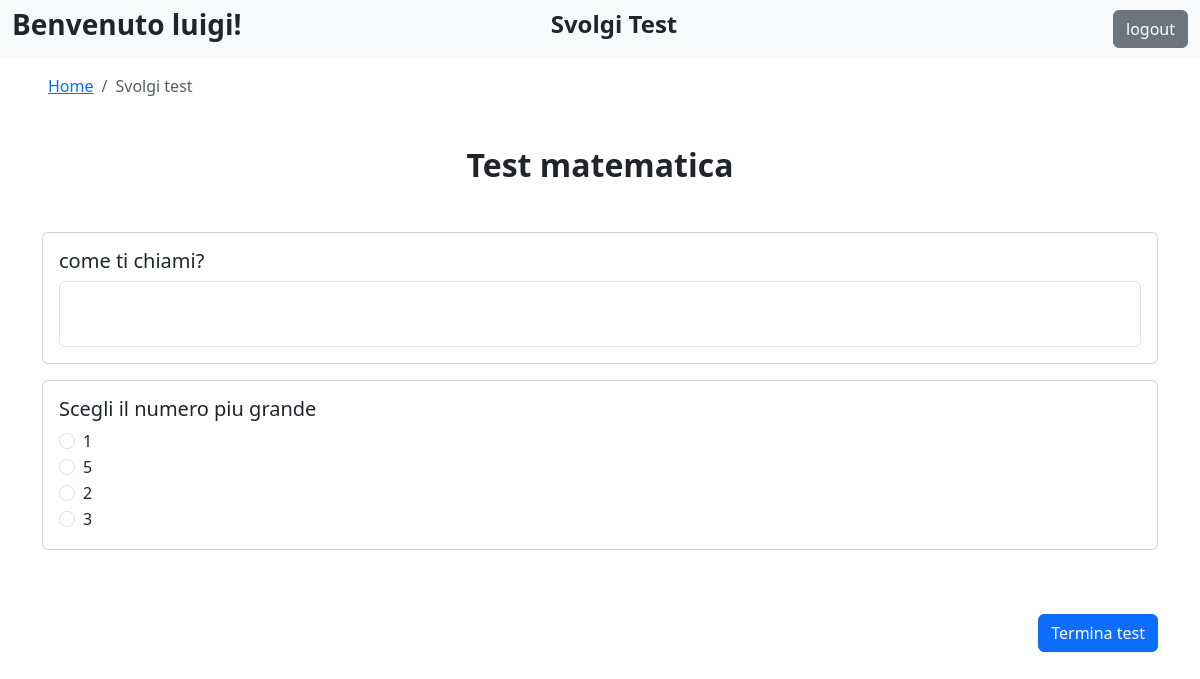
Page /svolgi_test.php?id_test=4 (signed in) on the committed database.
### tables this page shows
CREATE TABLE IF NOT EXISTS `test` (
  `id` int(11) NOT NULL,
  `titolo` varchar(255) NOT NULL,
  `descrizione` text DEFAULT NULL,
  `creato_da` int(11) DEFAULT NULL
);

CREATE TABLE IF NOT EXISTS `domanda` (
  `id` int(11) NOT NULL,
  `testo` varchar(2000) NOT NULL,
  `tipo` enum('multipla','aperta') DEFAULT NULL,
  `id_test` int(11) NOT NULL
);

CREATE TABLE IF NOT EXISTS `risposta` (
  `id` int(11) NOT NULL,
  `testo` varchar(2000) DEFAULT NULL,
  `corretta` tinyint(1) NOT NULL,
  `id_domanda` int(11) NOT NULL
);

### svolgi_test.php (the view, shortened to what this page needs)
<?php
    include "include/db.php";
    if ($_SERVER['REQUEST_METHOD'] === 'GET' && isset($_GET["id_test"])){
        $id_test = $_GET["id_test"];
    } else if ($_SERVER['REQUEST_METHOD'] === 'POST' && isset($_POST["id_test"]) && isset($_POST["invia"])) {
        $id_test = $_POST["id_test"];
        $id_user = $_SESSION["user_id"];
        unset($_POST['invia']);
        foreach ($_POST["risposte"] as $id_domanda => $risposta_data) {
            $sql = "INSERT INTO risposte_date (id_test, id_user, id_domanda, tipologia_domanda, risposta_data)
                    VALUES (?, ?, ?,
                    (SELECT tipo FROM domanda WHERE id = ?), ?)
                    ON DUPLICATE KEY UPDATE risposta_data = ?";
            $stmt = $conn->prepare($sql);
            if (is_array($risposta_data)) {
                $risposta_data = implode(",", array_map('strval', $risposta_data));
            }
            $stmt->bind_param("iiiiss", $id_test, $id_user, $id_domanda, $id_domanda, $risposta_data, $risposta_data);
            $stmt->execute();
        }
        go_to("studenti.php");
        exit();
    } else {
        go_to("studenti.php");
        exit();
    }
    $sql = "SELECT * FROM test WHERE id = ?";
    $stmt = $conn->prepare($sql);
    $stmt->bind_param("i", $id_test);
    $stmt->execute();
    $result = $stmt->get_result();
    $test = $result->fetch_assoc();
    $sql = "SELECT * FROM domanda WHERE id_test = ?";
    $stmt = $conn->prepare($sql);
    $stmt->bind_param("i", $id_test);
    $stmt->execute();
    $result = $stmt->get_result();
    $domande = $result->fetch_all(MYSQLI_ASSOC);
    for ($i = 0; $i < count($domande); $i++) {
        $sql = "SELECT * FROM risposta WHERE id_domanda = ?";
        $stmt = $conn->prepare($sql);
        $stmt->bind_param("i", $domande[$i]["id"]);
        $stmt->execute();
        $result = $stmt->get_result();
        $risposte = $result->fetch_all(MYSQLI_ASSOC);
        $r = array();
        foreach ($risposte as $key => $risposta) {
            $risposta["indice"] = $key;
            $r[] = $risposta;
        }
        $domande[$i]["risposte"] = $r;
    }
?>
<!DOCTYPE html>
<html lang="en">
<head>
    <link rel="stylesheet" href="css/textarea_grow.css"/>
    <link rel="stylesheet" href="https://cdn.jsdelivr.net/npm/bootstrap@4.3.1/dist/css/bootstrap.min.css">
    <link href="https://cdn.jsdelivr.net/npm/bootstrap@5.3.0-alpha1/dist/css/bootstrap.min.css" rel="stylesheet">
    <link href="https://cdn.jsdelivr.net/npm/bootstrap-icons/font/bootstrap-icons.css" rel="stylesheet">
</head>
<body>
    <nav class="navbar navbar-expand-lg navbar-light bg-light">
        <div class="container-fluid d-flex justify-content-between">
            <h3 class="fw-bold">Benvenuto <?php echo $_SESSION["username"]; ?>!</h3>
            <h4 class="fw-bold text-center" style="transform: translateX(-50%);">Svolgi Test</h4>
            <form class="d-flex" method="POST" action="php/do_logout.php">
                <input class="btn btn-secondary ms-auto" type="submit" id="logout" name="logout" value="logout">
            </form>
        </div>
    </nav>
    <div class="ms-5 mt-3">
        <nav aria-label="breadcrumb">
            <ol class="breadcrumb">
                <li class="breadcrumb-item"><a href="studenti.php">Home</a></li>
                <li class="breadcrumb-item active" aria-current="page">Svolgi test</li>
            </ol>
        </nav>
    </div>
    <div class="my-3" style="height: 100%;">
        <h2 class="fw-bold text-center my-5"><?php echo $test["titolo"] ?></h2>
        <form method="POST" action="svolgi_test.php" class="w-90 container mb-3">
            <?php
                foreach ($domande as $domanda) {
                    echo "<div class='card mb-3'>";
                    echo "<div class='card-body'>";
                    echo "<h5 class='card-title'>" . $domanda["testo"] . "</h5>";
                    foreach ($domanda["risposte"] as $key => $risposta) {
                        echo "<div class='form-check'>";
                        echo "<input class='form-check-input' type='radio' name='risposte[" . $domanda["id"] . "]' value='" . $key+1 . "'>";
                        echo "<label class='form-check-label'>" . $risposta["testo"] . "</label>";
                        echo "</div>";
                    }
                    if ($domanda["tipo"] === "aperta") {
                        echo "<div class='grow-wrap'><textarea class='form-control' name='risposte[" . $domanda["id"] . "]' onInput=\"this.parentNode.dataset.replicatedValue = this.value\"></textarea></div>";
                    }
                    echo "</div></div>";
                }
            ?>
            <input type="submit" name="invia" class="btn btn-primary float-right my-5" value="Termina test">
        </form>
    </div>
</body>
</html>

### css/textarea_grow.css (style rules this page uses)
.grow-wrap { display: grid; }
.grow-wrap::after { content: attr(data-replicated-value) " "; white-space: pre-wrap; visibility: hidden; }
.grow-wrap > textarea { resize: none; overflow: hidden; }
.grow-wrap > textarea, .grow-wrap::after { padding: 0.5rem; font: inherit; grid-area: 1 / 1 / 2 / 2; }

### rows in the picture
test: titolo "Test matematica"
domanda: testo "come ti chiami?"
domanda: testo "Scegli il numero piu grande"
risposta: testo "1"
risposta: testo "5"
risposta: testo "2"
risposta: testo "3"

### other values in the picture
$_SESSION["username"] "luigi"
